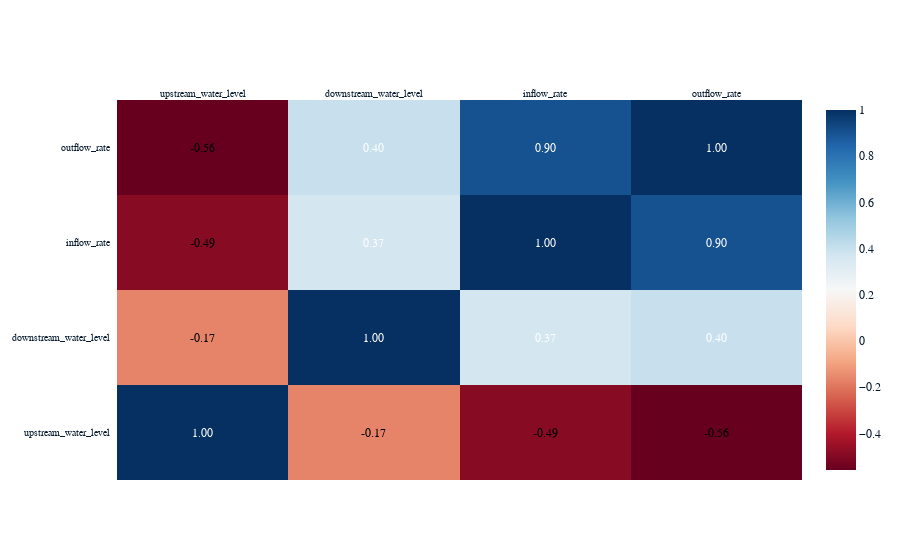

Notebook code cell kept with this figure:
### Code cell
# Calculate the correlation matrix
correlation_matrix = dataWS_imputed.drop('measurement_date', axis=1).corr()

# Convert the correlation matrix to a 2D array
matrix_values = correlation_matrix.values
labels = correlation_matrix.columns.tolist()  # Convert Index to list

# Prepare annotation texts with conditional coloring
annotation_texts = np.empty(matrix_values.shape, dtype=object)
for i in range(len(matrix_values)):
    for j in range(len(matrix_values[i])):
        if -0.2 < matrix_values[i][j] < 0.4:
            annotation_texts[i][j] = f"{matrix_values[i][j]:.2f}"
        else:
            annotation_texts[i][j] = f"{matrix_values[i][j]:.2f}"

# Create a heatmap using plotly
fig = ff.create_annotated_heatmap(
    z=matrix_values, 
    x=labels, 
    y=labels, 
    colorscale='rdbu',
    annotation_text=annotation_texts,
    showscale=True,  # add a color scale
    font_colors=['black', 'white']  # Black for positive and negative values outside the range, white for values within the range
)

# Update the layout to place x labels on top and set font size
fig.update_layout(
    xaxis=dict(tickfont=dict(size=10), side='top'),  # X labels on top
    yaxis=dict(tickfont=dict(size=10)),  # Font size for both axes
)


fig.show()

### Figure 1 — Plotly figure (JSON) as saved in the notebook; plotly's stock layout.template omitted (floating-point values rounded to 4 significant figures)
{"data": [{"colorscale": [[0, "rgb(103,0,31)"], [0.1, "rgb(178,24,43)"], [0.2, "rgb(214,96,77)"], [0.3, "rgb(244,165,130)"], [0.4, "rgb(253,219,199)"], [0.5, "rgb(247,247,247)"], [0.6, "rgb(209,229,240)"], [0.7, "rgb(146,197,222)"], [0.8, "rgb(67,147,195)"], [0.9, "rgb(33,102,172)"], [1, "rgb(5,48,97)"]], "reversescale": false, "showscale": true, "x": ["upstream_water_level", "downstream_water_level", "inflow_rate", "outflow_rate"], "y": ["upstream_water_level", "downstream_water_level", "inflow_rate", "outflow_rate"], "z": [[1, -0.1654, -0.4893, -0.5587], [-0.1654, 1, 0.3658, 0.3992], [-0.4893, 0.3658, 1, 0.9021], [-0.5587, 0.3992, 0.9021, 1]], "type": "heatmap"}], "layout": {"annotations": [{"font": {"color": "white"}, "showarrow": false, "text": "1.00", "x": "upstream_water_level", "xref": "x", "y": "upstream_water_level", "yref": "y"}, {"font": {"color": "black"}, "showarrow": false, "text": "-0.17", "x": "downstream_water_level", "xref": "x", "y": "upstream_water_level", "yref": "y"}, {"font": {"color": "black"}, "showarrow": false, "text": "-0.49", "x": "inflow_rate", "xref": "x", "y": "upstream_water_level", "yref": "y"}, {"font": {"color": "black"}, "showarrow": false, "text": "-0.56", "x": "outflow_rate", "xref": "x", "y": "upstream_water_level", "yref": "y"}, {"font": {"color": "black"}, "showarrow": false, "text": "-0.17", "x": "upstream_water_level", "xref": "x", "y": "downstream_water_level", "yref": "y"}, {"font": {"color": "white"}, "showarrow": false, "text": "1.00", "x": "downstream_water_level", "xref": "x", "y": "downstream_water_level", "yref": "y"}, {"font": {"color": "white"}, "showarrow": false, "text": "0.37", "x": "inflow_rate", "xref": "x", "y": "downstream_water_level", "yref": "y"}, {"font": {"color": "white"}, "showarrow": false, "text": "0.40", "x": "outflow_rate", "xref": "x", "y": "downstream_water_level", "yref": "y"}, {"font": {"color": "black"}, "showarrow": false, "text": "-0.49", "x": "upstream_water_level", "xref": "x", "y": "inflow_rate", "yref": "y"}, {"font": {"color": "white"}, "showarrow": false, "text": "0.37", "x": "downstream_water_level", "xref": "x", "y": "inflow_rate", "yref": "y"}, {"font": {"color": "white"}, "showarrow": false, "text": "1.00", "x": "inflow_rate", "xref": "x", "y": "inflow_rate", "yref": "y"}, {"font": {"color": "white"}, "showarrow": false, "text": "0.90", "x": "outflow_rate", "xref": "x", "y": "inflow_rate", "yref": "y"}, {"font": {"color": "black"}, "showarrow": false, "text": "-0.56", "x": "upstream_water_level", "xref": "x", "y": "outflow_rate", "yref": "y"}, {"font": {"color": "white"}, "showarrow": false, "text": "0.40", "x": "downstream_water_level", "xref": "x", "y": "outflow_rate", "yref": "y"}, {"font": {"color": "white"}, "showarrow": false, "text": "0.90", "x": "inflow_rate", "xref": "x", "y": "outflow_rate", "yref": "y"}, {"font": {"color": "white"}, "showarrow": false, "text": "1.00", "x": "outflow_rate", "xref": "x", "y": "outflow_rate", "yref": "y"}], "xaxis": {"dtick": 1, "gridcolor": "rgb(0, 0, 0)", "side": "top", "ticks": "", "tickfont": {"size": 10}}, "yaxis": {"dtick": 1, "ticks": "", "ticksuffix": "  ", "tickfont": {"size": 10}}}}
